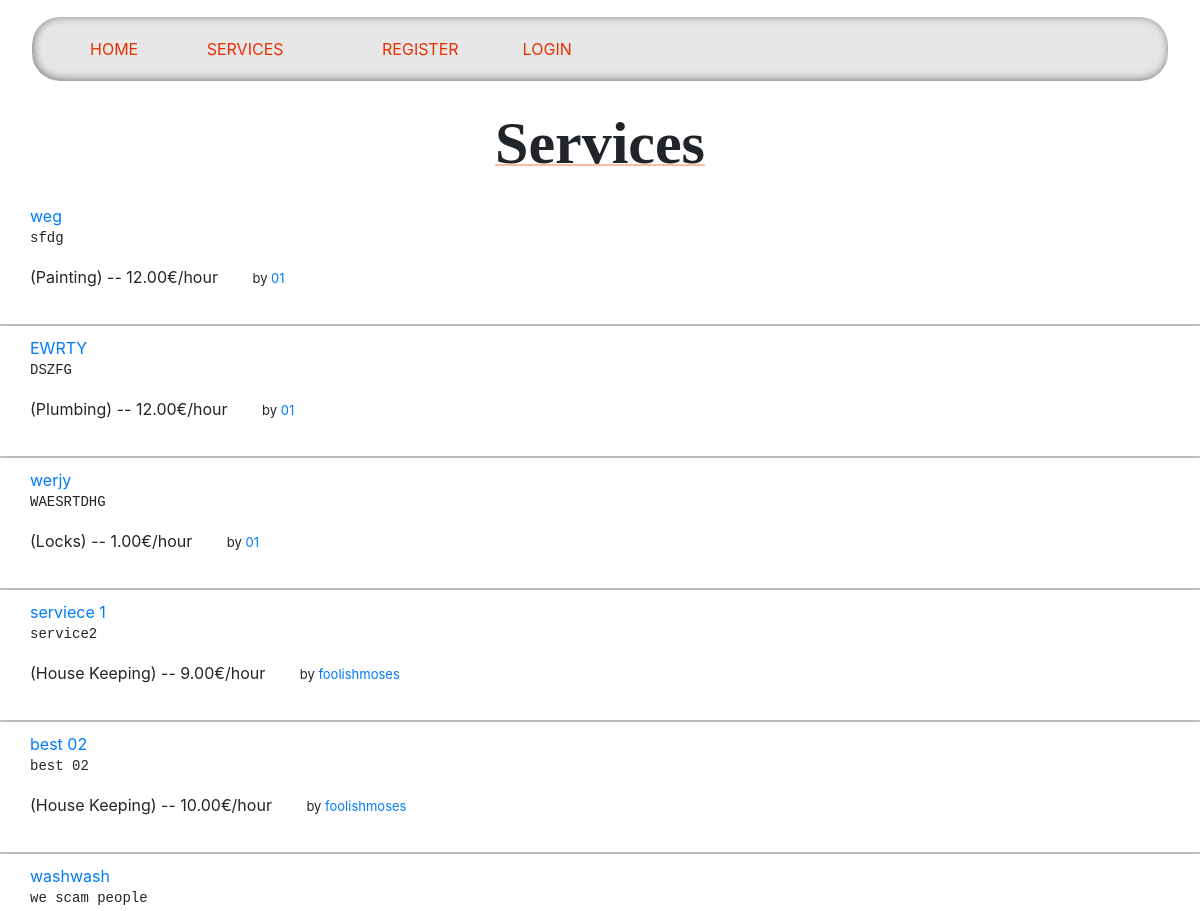
/services/ (upper part), run on an earlier commit of the app's database.
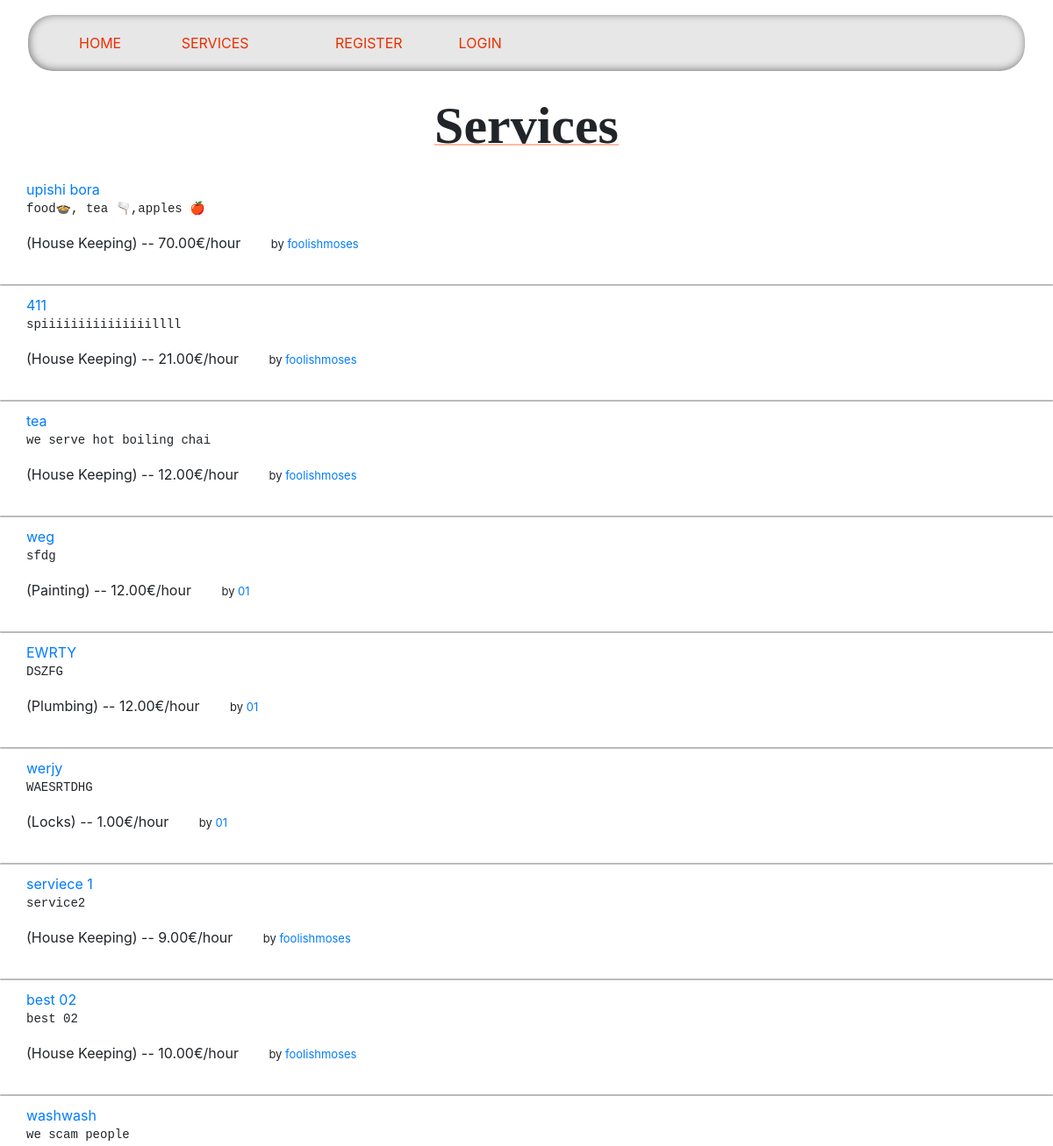
And on a later commit of the database.
### services/models.py (models this page shows, shortened)
class Service(models.Model):
    company = models.ForeignKey(Company, on_delete=models.CASCADE)
    name = models.CharField(max_length=40)
    description = models.TextField()
    price_hour = models.DecimalField(decimal_places=2, max_digits=100)
    rating = models.IntegerField(validators=[MinValueValidator(
        0), MaxValueValidator(5)], default=0)
    choices = (
        ('Air Conditioner', 'Air Conditioner'),
        ('Carpentry', 'Carpentry'),
        ('Electricity', 'Electricity'),
        ('Gardening', 'Gardening'),
        ('Home Machines', 'Home Machines'),
        ('House Keeping', 'House Keeping'),
        ('Interior Design', 'Interior Design'),
        ('Locks', 'Locks'),
        ('Painting', 'Painting'),
        ('Plumbing', 'Plumbing'),
        ('Water Heaters', 'Water Heaters'),
    )
    field = models.CharField(max_length=30, blank=False,
                             null=False, choices=choices)
    date = models.DateTimeField(auto_now=True, null=False)

### users/models.py (models this page shows, shortened)
class Company(models.Model):
    user = models.OneToOneField(
        User, on_delete=models.CASCADE, primary_key=True)
    field = models.CharField(max_length=70, choices=(('Air Conditioner', 'Air Conditioner'),
                                                     ('All in One', 'All in One'),
                                                     ('Carpentry', 'Carpentry'),
                                                     ('Electricity',
                                                      'Electricity'),
                                                     ('Gardening', 'Gardening'),
                                                     ('Home Machines',
                                                      'Home Machines'),
                                                     ('House Keeping',
                                                      'House Keeping'),
                                                     ('Interior Design',
                                                      'Interior Design'),
                                                     ('Locks', 'Locks'),
                                                     ('Painting', 'Painting'),
                                                     ('Plumbing', 'Plumbing'),
                                                     ('Water Heaters', 'Water Heaters')), blank=False, null=False)
    rating = models.IntegerField(
        validators=[MaxValueValidator(5), MinValueValidator(0)], default=0)

class User(AbstractUser):
    is_company = models.BooleanField(default=False)
    is_customer = models.BooleanField(default=False)
    email = models.EmailField(unique=True)
    USERNAME_FIELD = 'email'
    REQUIRED_FIELDS = ['username']
    def __str__(self):
        return self.username

### services/views.py (the view)
# urls.py: path('', views.service_list, name='services_list'),
def service_list(request):
    services = Service.objects.all().order_by("-date")
    return render(request, 'services/list.html', {'services': services})

### services/templates/services/list.html (shortened to what this page needs)
{% extends 'main/base.html' %}
{% block content %}
    <p class="title">Services</p>
    <div class="services_list">
        {% if services %}
            {% for service in services.all %}
                <div style="display: ruby;">
                    <div class="service_list_info">
                        <li>
                            <a href="/services/{{ service.id }}">
                                {{ service.name }}
                                <pre>{{ service.description }}</pre>
                            </a> ({{ service.field }}) -- {{ service.price_hour }}€/hour
                        </li>
                    </div>
                    <p style="display: block; margin: 0; float: right; font-size: small; margin-right: 30px;">
                        by <a href="/company/{{ service.company.user }}">{{ service.company.user }}</a>
                    </p>
                </div>
                {% if forloop.counter != services.all|length %}
                    <div class="line"></div>
                {% endif %}
            {% endfor %}
        {% else %}
            <h2>Sorry, no services available yet.</h2>
        {% endif %}
    </div>
{% endblock %}

What changed in the data, as far as the page shows it:
added Service: name "upishi bora", description "food🍲, tea 🫗,apples 🍎", field "House Keeping", price_hour "70.00", company.user "foolishmoses"
added Service: name "411", description "spiiiiiiiiiiiiiiillll", field "House Keeping", price_hour "21.00", company.user "foolishmoses"
added Service: name "tea", description "we serve hot boiling chai", field "House Keeping", price_hour "12.00", company.user "foolishmoses"
